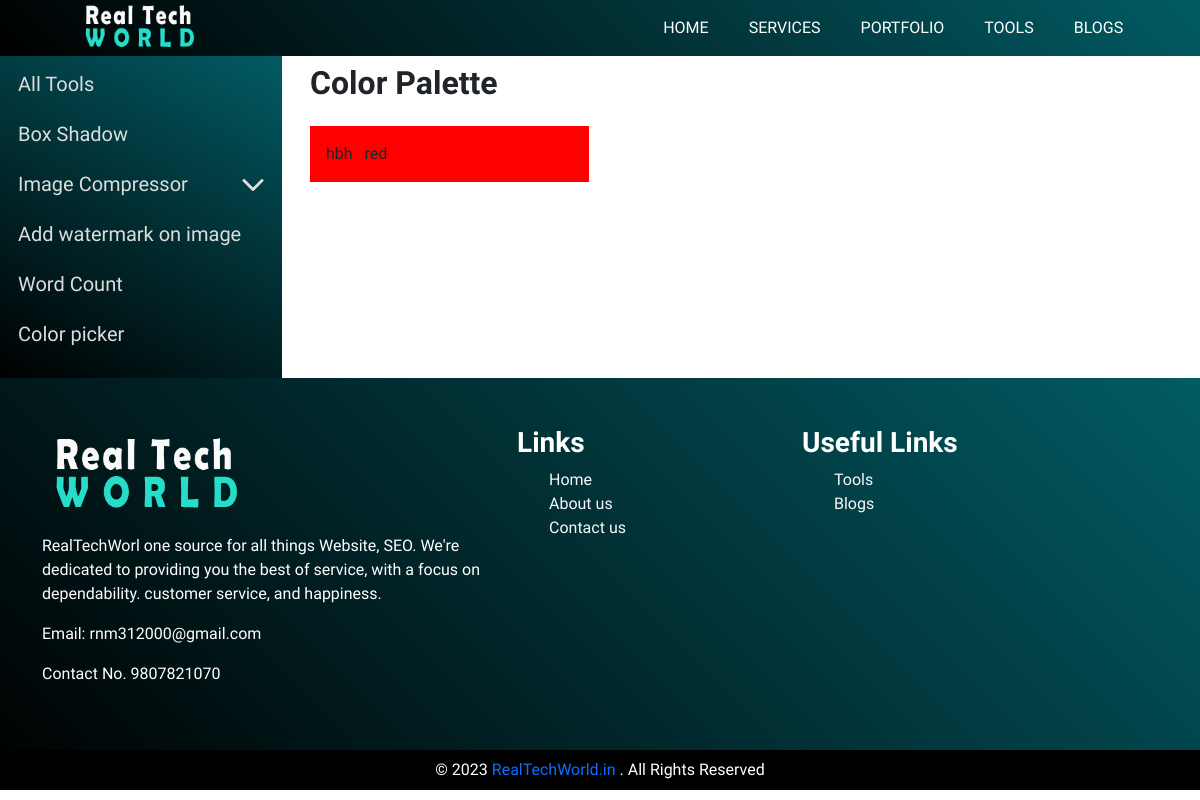
Before: /color-picker/?page=2 with the older database file.
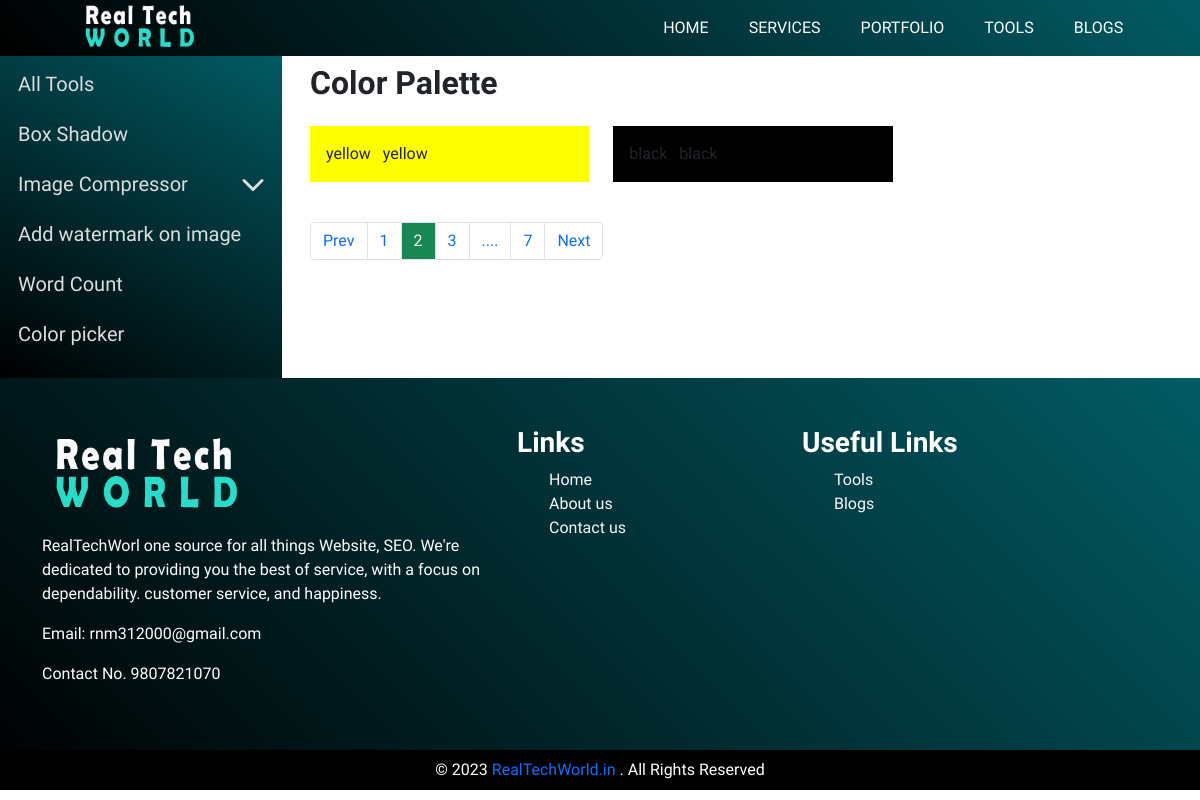
After: the same page with the newer database file.
### apps/models.py (models this page shows, shortened)
class Color(models.Model):
    color_name = models.CharField(max_length=50,null=True, blank=True)
    color = models.CharField(max_length=20)

### apps/views.py (the view)
# urls.py: path("color-picker/",views.ColorPicker),
def ColorPicker(request):
    colors = Color.objects.all()
    paginator = Paginator(colors, 2)  # Show 2 objects per page
    page = request.GET.get('page')
    objects = paginator.get_page(page)
    context = {
        'objects':objects,
    }
    return render(request, "apps/color-picker.html",context)

### blogs/context_processors.py (called while the page is built)
def BlogCategory(request):
    blog_category = Category.objects.all()
    side_bar_title = BlogPost.objects.all().order_by('-views')[:10]
    month_date = []
    for i in side_bar_title:
        d = i.on_date.strftime("%B-%Y")
        month_date.append(d)
    context = {
        'blog_category':blog_category,
        'month_date':month_date,
        'side_bar_title':side_bar_title,
    }
    return(context)

def SiteName(request):
    site_name = "Real Tech World"
    context = {
        'site_name':site_name
    }
    return(context)

### apps/templates/apps/color-picker.html (shortened to what this page needs)
{% extends 'base.html' %}
{% block header %}
    {% include "header.html" %}
{% endblock header %}
{% load static %}
{% block content %}
    <section>
        <div class="row">
            <div class="col-md-3">
                {% include 'apps/left-sidebar.html' %}
            </div>
            <div class="col-md-9 py-2 tool-content">
                <div class="px-1">
                    <div class="d-flex justify-content-between mb-3">
                        <h2>Color Palette</h2>
                        <p><span class="copyText"></span></p>
                    </div>
                    <div class="my-2 mt-1">
                       <div class="row gy-2">
                            {% for data in objects %}
                            <div class="col-md-6 col-lg-4">
                                <p class="p-3" style="background-color:{{data.color}}">{{data.color_name}}
                                <span class="ms-2 user-select-all color-pallete" onclick="copyToClipboard('{{data.color}}')">{{data.color}}</span>
                                </p>
                            </div>
                            {% endfor %}
                       </div>
                       {% include 'pagination.html' %}
                    </div>
                </div>
            </div>
        </div>
    </section>
{% endblock content %}

### templates/base.html (shortened to what this page needs)
<!DOCTYPE html>
{% load static %}
<html lang="en" >
   <head>
      <link rel="stylesheet" type="text/css" href="{% static 'css/bootstrap.min.css' %}" />
      <link rel="stylesheet" href="https://cdnjs.cloudflare.com/ajax/libs/font-awesome/6.1.2/css/all.min.css" />
      <link href="{% static 'css/style.css' %}" rel="stylesheet" />
      <link href="{% static 'css/navigation.css' %}" rel="stylesheet" />
   </head>
   <body>
      {% block header %} {% endblock header %}
      {% block content %} {% endblock content %}
    {% include "footer.html" %}
</body>
</html>

### templates/header.html (shortened to what this page needs)
{% load static %}
<header class="header">
   <div>
       <a class="text-light text-decoration-none" href="/">
            <img height="60" src="{% static 'images/logo/logo.png' %}" alt="real tech world">
       </a>
    </div>
  <nav class="navbar">
      <ul class="navbar-list mb-0">
          <li><a class="navbar-link" href="/">Home</a></li>
          <li><a class="navbar-link" href="/#our-services">Services</a></li>
          <li><a class="navbar-link" href="/#our-portfolio">Portfolio</a></li>
          <li><a class="navbar-link" href="/tools">tools</a></li>
          <li><a class="navbar-link" href="/blogs">Blogs</a></li>
      </ul>
  </nav>
</header>

### apps/templates/apps/left-sidebar.html (shortened to what this page needs)
<div class="p-2 h-100 d-lg-block LeftSideBar" id="LeftSideBar" style="background: linear-gradient(30deg, black, #025b64);">
    <ul class="text-white p-0">
        <li class="siderbar_btn"><a class="fs-5" href="/tools"> All Tools </a></li>
        <li class="siderbar_btn"><a class="fs-5" href=""> Box Shadow </a></li>
        <li class="siderbar_btn">
            <a class="fs-5" href="#" data-bs-toggle="collapse" data-bs-target="#collapseOne" aria-expanded="true" aria-controls="collapseOne"> Image Compressor
                <ion-icon class="arrow" name="chevron-down-outline"></ion-icon>
            </a>
        </li>
        <li class="siderbar_btn">
            <a class="fs-5" href="/add-watermark"> Add watermark on image </a>
        </li>
        <li class="siderbar_btn">
            <a class="fs-5" href="/word-count"> Word Count </a>
        </li>
        <li class="siderbar_btn">
            <a class="fs-5" href="/color-picker"> Color picker </a>
        </li>
    </ul>
</div>

### templates/pagination.html (shortened to what this page needs)
<div aria-label="Page navigation example" class="mt-4">
    {% if objects.has_other_pages %}
        <ul class="pagination">
            {% if objects.has_previous %}
                <li class="page-item"><a class="page-link" href="?page={{ objects.previous_page_number }}">Prev</a></li>
            {% else %}
                <li class="page-item"><span class="page-link disabled text-dark">Prev</span></li>
            {% endif %}
            {% for page in objects.paginator.page_range %}
            {% if page > objects.number|add:-2 and page < objects.number|add:2 %}
                {% if page == objects.number %}
                    <li class="page-item"><a class="page-link bg-success text-white" href="?page={{ page }}">{{ page }}</a></li>
                    {% else %}
                    <li class="page-item"><a class="page-link" href="?page={{ page }}">{{ page }}</a></li>
                {% endif %}
            {% endif %}
            {% endfor %}
            {% if objects.has_next %}
            <li class="page-item"><span class="page-link">....</span></li>
            <li class="page-item"><a class="page-link" href="?page={{ objects.paginator.page_range|length }}">{{ objects.paginator.page_range|length }}</a></li>
            {% endif %}
            {% if objects.has_next %}
                <li class="page-item"><a class="page-link" href="?page={{ objects.next_page_number }}">Next</a></li>
            {% else %}
                <li class="page-item"><span class="page-link disabled text-dark">Next</span></li>
            {% endif %}
        </ul>
    {% endif %}
</div>

### templates/footer.html
{% load static %}
<footer style="background: linear-gradient(45deg, black, #025b64);">
    <div class="container py-5">
       <div class="row text-white">
          <div class="col-md-5">
            <h2 class="fs-3"><img height="100" src="{% static 'images/logo/logo.png' %}" alt=""></h2>
            <p>RealTechWorl one source for all things Website, SEO. We're dedicated to providing you the best of service, with a focus on dependability. customer service, and happiness.</p>
            <div>
              <p>Email: <a class="text-white text-decoration-none" href="mailto:rnm312000@gmail.com">rnm312000@gmail.com</a></p>
              <p>Contact No. 9807821070</p>
            </div>
          </div>
          <div class="col-md-3">
            <h2 class="fs-3">Links</h2>
            <ul class="">
               <li class="list-unstyled"><a class="text-decoration-none text-light" href="/">Home</a></li>
               <li class="list-unstyled"><a class="text-decoration-none text-light" href="/about-us">About us</a></li>
               <li class="list-unstyled"><a class="text-decoration-none text-light" href="/contact-us">Contact us</a></li>
            </ul>
          </div>
          <div class="col-md-3">
            <h2 class="fs-3">Useful Links</h2>
            <ul class="">
               <li class="list-unstyled"><a class="text-decoration-none text-light" href="/tools">Tools</a></li>
               <li class="list-unstyled"><a class="text-decoration-none text-light" href="/blogs">Blogs</a></li>
            </ul>
          </div>
       </div>
    </div>
    <div class="p-2 text-white text-center" style="background-color:#000">
      <span>© {% now "Y" %}<a class="text-decoration-none" href="/"> RealTechWorld.in</a> . All Rights Reserved</span>
    </div>
</footer>

### static/css/style.css (style rules this page uses)
* { padding: 0; margin: 0; box-sizing: border-box; font-family: "Work Sans", sans-serif; }
html { overflow-x: hidden; }
body { overflow-x: hidden; }
h1, h2, h3, h4, h5, h6 { font-weight: 700; }
.siderbar_btn { list-style: none; }
.siderbar_btn a { color: #ddd; text-decoration: none; display: block; padding: 5px; border-radius: 5px; margin-bottom: 10px; padding-left: 10px; }
.siderbar_btn .arrow { float: right; font-size: 2rem; }
span.copyText { margin-left: -110px; position: fixed; padding: 5px 30px 5px 30px; color: #fff; font-size: 19px; z-index: 999; top: 70px; }

### static/css/navigation.css (style rules this page uses)
.header { padding: 0 4.8rem; height: 3.5rem; display: flex; justify-content: space-between; align-items: center; background: linear-gradient(45deg, black, #025b64); }
.navbar-list { display: flex; gap: 2.5rem; list-style: none; }
.navbar-link:link, .navbar-link:visited { display: inline-block; text-transform: uppercase; text-decoration: none; font-weight: 500; color: #fff; transition: all 0.3s; }

Changed rows visible on the page:
no longer on this page (row unchanged): Color: color_name "hbh", color "red"
added Color: color_name "yellow", color "yellow"
added Color: color_name "black", color "black"
Other visible differences:
{{ objects.paginator.page_range|length }}: (not shown) → "7"
text now shown: "Prev .... Next"
new list line: "1"
new list line: "2"
new list line: "3"
